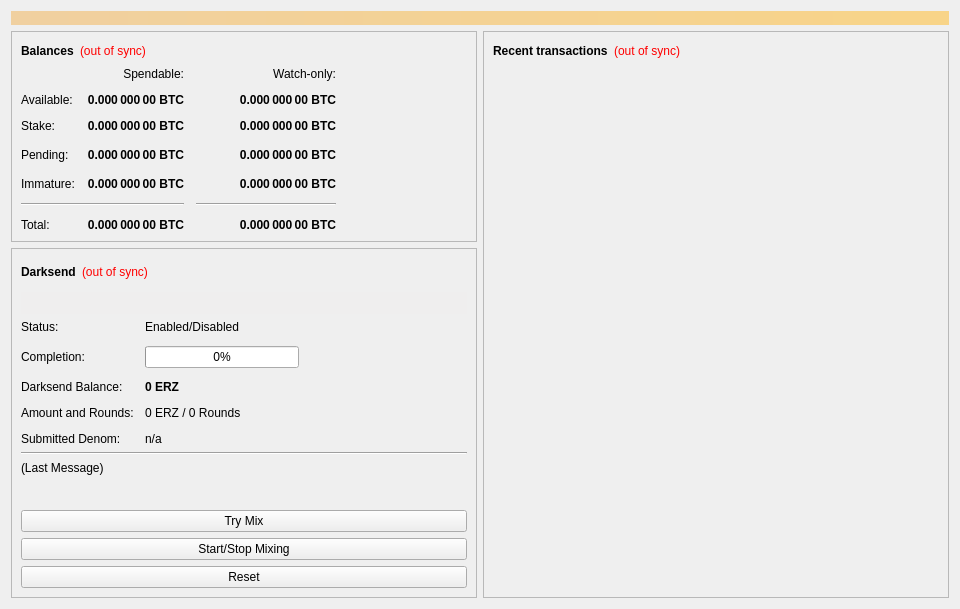
<?xml version="1.0" encoding="UTF-8"?>
<ui version="4.0">
 <class>OverviewPage</class>
 <widget class="QWidget" name="OverviewPage">
  <property name="geometry">
   <rect>
    <x>0</x>
    <y>0</y>
    <width>960</width>
    <height>594</height>
   </rect>
  </property>
  <property name="minimumSize">
   <size>
    <width>960</width>
    <height>0</height>
   </size>
  </property>
  <property name="windowTitle">
   <string>Form</string>
  </property>
  <layout class="QVBoxLayout" name="topLayout">
   <item>
    <widget class="QLabel" name="labelAlerts">
     <property name="visible">
      <bool>false</bool>
     </property>
     <property name="styleSheet">
      <string notr="true">background-color: qlineargradient(x1: 0, y1: 0, x2: 1, y2: 0, stop:0 #F0D0A0, stop:1 #F8D488); color:#000000;</string>
     </property>
     <property name="wordWrap">
      <bool>true</bool>
     </property>
     <property name="margin">
      <number>3</number>
     </property>
    </widget>
   </item>
   <item>
    <layout class="QHBoxLayout" name="horizontalLayout" stretch="1,1">
     <item>
      <layout class="QVBoxLayout" name="verticalLayout_2">
       <item>
        <widget class="QFrame" name="frame">
         <property name="frameShape">
          <enum>QFrame::StyledPanel</enum>
         </property>
         <property name="frameShadow">
          <enum>QFrame::Raised</enum>
         </property>
         <layout class="QVBoxLayout" name="verticalLayout_4">
          <item>
           <layout class="QHBoxLayout" name="horizontalLayout_4">
            <item>
             <widget class="QLabel" name="label_5">
              <property name="font">
               <font>
                <weight>75</weight>
                <bold>true</bold>
               </font>
              </property>
              <property name="text">
               <string>Balances</string>
              </property>
             </widget>
            </item>
            <item>
             <widget class="QLabel" name="labelWalletStatus">
              <property name="cursor">
               <cursorShape>WhatsThisCursor</cursorShape>
              </property>
              <property name="toolTip">
               <string>The displayed information may be out of date. Your wallet automatically synchronizes with the EarnzCoin network after a connection is established, but this process has not completed yet.</string>
              </property>
              <property name="styleSheet">
               <string notr="true">QLabel { color: red; }</string>
              </property>
              <property name="text">
               <string notr="true">(out of sync)</string>
              </property>
              <property name="alignment">
               <set>Qt::AlignLeading|Qt::AlignLeft|Qt::AlignVCenter</set>
              </property>
             </widget>
            </item>
            <item>
             <spacer name="horizontalSpacer_3">
              <property name="orientation">
               <enum>Qt::Horizontal</enum>
              </property>
              <property name="sizeHint" stdset="0">
               <size>
                <width>40</width>
                <height>20</height>
               </size>
              </property>
             </spacer>
            </item>
           </layout>
          </item>
          <item>
           <layout class="QGridLayout" name="gridLayout">
            <property name="spacing">
             <number>12</number>
            </property>
            <item row="3" column="2">
             <widget class="QLabel" name="labelWatchPending">
              <property name="font">
               <font>
                <weight>75</weight>
                <bold>true</bold>
               </font>
              </property>
              <property name="cursor">
               <cursorShape>IBeamCursor</cursorShape>
              </property>
              <property name="toolTip">
               <string>Unconfirmed transactions to watch-only addresses</string>
              </property>
              <property name="text">
               <string notr="true">0.000 000 00 BTC</string>
              </property>
              <property name="alignment">
               <set>Qt::AlignRight|Qt::AlignTrailing|Qt::AlignVCenter</set>
              </property>
              <property name="textInteractionFlags">
               <set>Qt::LinksAccessibleByMouse|Qt::TextSelectableByKeyboard|Qt::TextSelectableByMouse</set>
              </property>
             </widget>
            </item>
            <item row="3" column="1">
             <widget class="QLabel" name="labelUnconfirmed">
              <property name="font">
               <font>
                <weight>75</weight>
                <bold>true</bold>
               </font>
              </property>
              <property name="cursor">
               <cursorShape>IBeamCursor</cursorShape>
              </property>
              <property name="toolTip">
               <string>Total of transactions that have yet to be confirmed, and do not yet count toward the spendable balance</string>
              </property>
              <property name="text">
               <string notr="true">0.000 000 00 BTC</string>
              </property>
              <property name="alignment">
               <set>Qt::AlignRight|Qt::AlignTrailing|Qt::AlignVCenter</set>
              </property>
              <property name="textInteractionFlags">
               <set>Qt::LinksAccessibleByMouse|Qt::TextSelectableByKeyboard|Qt::TextSelectableByMouse</set>
              </property>
             </widget>
            </item>
            <item row="4" column="2">
             <widget class="QLabel" name="labelWatchImmature">
              <property name="font">
               <font>
                <weight>75</weight>
                <bold>true</bold>
               </font>
              </property>
              <property name="cursor">
               <cursorShape>IBeamCursor</cursorShape>
              </property>
              <property name="toolTip">
               <string>Mined balance in watch-only addresses that has not yet matured</string>
              </property>
              <property name="text">
               <string notr="true">0.000 000 00 BTC</string>
              </property>
              <property name="alignment">
               <set>Qt::AlignRight|Qt::AlignTrailing|Qt::AlignVCenter</set>
              </property>
              <property name="textInteractionFlags">
               <set>Qt::LinksAccessibleByMouse|Qt::TextSelectableByKeyboard|Qt::TextSelectableByMouse</set>
              </property>
             </widget>
            </item>
            <item row="5" column="0" colspan="2">
             <widget class="Line" name="lineSpendableBalance">
              <property name="orientation">
               <enum>Qt::Horizontal</enum>
              </property>
             </widget>
            </item>
            <item row="5" column="2">
             <widget class="Line" name="lineWatchBalance">
              <property name="sizePolicy">
               <sizepolicy hsizetype="Preferred" vsizetype="Fixed">
                <horstretch>0</horstretch>
                <verstretch>0</verstretch>
               </sizepolicy>
              </property>
              <property name="minimumSize">
               <size>
                <width>140</width>
                <height>0</height>
               </size>
              </property>
              <property name="orientation">
               <enum>Qt::Horizontal</enum>
              </property>
             </widget>
            </item>
            <item row="6" column="0">
             <widget class="QLabel" name="labelTotalText">
              <property name="text">
               <string>Total:</string>
              </property>
             </widget>
            </item>
            <item row="4" column="1">
             <widget class="QLabel" name="labelImmature">
              <property name="font">
               <font>
                <weight>75</weight>
                <bold>true</bold>
               </font>
              </property>
              <property name="cursor">
               <cursorShape>IBeamCursor</cursorShape>
              </property>
              <property name="toolTip">
               <string>Mined balance that has not yet matured</string>
              </property>
              <property name="text">
               <string notr="true">0.000 000 00 BTC</string>
              </property>
              <property name="alignment">
               <set>Qt::AlignRight|Qt::AlignTrailing|Qt::AlignVCenter</set>
              </property>
              <property name="textInteractionFlags">
               <set>Qt::LinksAccessibleByMouse|Qt::TextSelectableByKeyboard|Qt::TextSelectableByMouse</set>
              </property>
             </widget>
            </item>
            <item row="3" column="3">
             <spacer name="horizontalSpacer_2">
              <property name="orientation">
               <enum>Qt::Horizontal</enum>
              </property>
              <property name="sizeHint" stdset="0">
               <size>
                <width>40</width>
                <height>20</height>
               </size>
              </property>
             </spacer>
            </item>
            <item row="4" column="0">
             <widget class="QLabel" name="labelImmatureText">
              <property name="text">
               <string>Immature:</string>
              </property>
             </widget>
            </item>
            <item row="6" column="1">
             <widget class="QLabel" name="labelTotal">
              <property name="font">
               <font>
                <weight>75</weight>
                <bold>true</bold>
               </font>
              </property>
              <property name="cursor">
               <cursorShape>IBeamCursor</cursorShape>
              </property>
              <property name="toolTip">
               <string>Your current total balance</string>
              </property>
              <property name="text">
               <string notr="true">0.000 000 00 BTC</string>
              </property>
              <property name="alignment">
               <set>Qt::AlignRight|Qt::AlignTrailing|Qt::AlignVCenter</set>
              </property>
              <property name="textInteractionFlags">
               <set>Qt::LinksAccessibleByMouse|Qt::TextSelectableByKeyboard|Qt::TextSelectableByMouse</set>
              </property>
             </widget>
            </item>
            <item row="6" column="2">
             <widget class="QLabel" name="labelWatchTotal">
              <property name="font">
               <font>
                <weight>75</weight>
                <bold>true</bold>
               </font>
              </property>
              <property name="cursor">
               <cursorShape>IBeamCursor</cursorShape>
              </property>
              <property name="toolTip">
               <string>Current total balance in watch-only addresses</string>
              </property>
              <property name="text">
               <string notr="true">0.000 000 00 BTC</string>
              </property>
              <property name="alignment">
               <set>Qt::AlignRight|Qt::AlignTrailing|Qt::AlignVCenter</set>
              </property>
              <property name="textInteractionFlags">
               <set>Qt::LinksAccessibleByMouse|Qt::TextSelectableByKeyboard|Qt::TextSelectableByMouse</set>
              </property>
             </widget>
            </item>
            <item row="0" column="2">
             <widget class="QLabel" name="labelWatchonly">
              <property name="text">
               <string>Watch-only:</string>
              </property>
              <property name="alignment">
               <set>Qt::AlignRight|Qt::AlignTrailing|Qt::AlignVCenter</set>
              </property>
             </widget>
            </item>
            <item row="1" column="0">
             <widget class="QLabel" name="labelBalanceText">
              <property name="text">
               <string>Available:</string>
              </property>
             </widget>
            </item>
            <item row="1" column="1">
             <widget class="QLabel" name="labelBalance">
              <property name="font">
               <font>
                <weight>75</weight>
                <bold>true</bold>
               </font>
              </property>
              <property name="cursor">
               <cursorShape>IBeamCursor</cursorShape>
              </property>
              <property name="toolTip">
               <string>Your current spendable balance</string>
              </property>
              <property name="text">
               <string notr="true">0.000 000 00 BTC</string>
              </property>
              <property name="alignment">
               <set>Qt::AlignRight|Qt::AlignTrailing|Qt::AlignVCenter</set>
              </property>
              <property name="textInteractionFlags">
               <set>Qt::LinksAccessibleByMouse|Qt::TextSelectableByKeyboard|Qt::TextSelectableByMouse</set>
              </property>
             </widget>
            </item>
            <item row="2" column="0">
             <widget class="QLabel" name="label_10">
              <property name="text">
               <string>Stake:</string>
              </property>
             </widget>
            </item>
            <item row="2" column="1">
             <widget class="QLabel" name="labelStake">
              <property name="font">
               <font>
                <weight>75</weight>
                <bold>true</bold>
               </font>
              </property>
              <property name="cursor">
               <cursorShape>IBeamCursor</cursorShape>
              </property>
              <property name="toolTip">
               <string>Total of coins that was staked, and do not yet count toward the current balance</string>
              </property>
              <property name="text">
               <string notr="true">0.000 000 00 BTC</string>
              </property>
              <property name="alignment">
               <set>Qt::AlignRight|Qt::AlignTrailing|Qt::AlignVCenter</set>
              </property>
              <property name="textInteractionFlags">
               <set>Qt::LinksAccessibleByMouse|Qt::TextSelectableByKeyboard|Qt::TextSelectableByMouse</set>
              </property>
             </widget>
            </item>
            <item row="2" column="2">
             <widget class="QLabel" name="labelWatchStake">
              <property name="font">
               <font>
                <weight>75</weight>
                <bold>true</bold>
               </font>
              </property>
              <property name="cursor">
               <cursorShape>IBeamCursor</cursorShape>
              </property>
              <property name="toolTip">
               <string>Total of coins that was staked in watch-only addresses, and do not yet count toward the current watch-only balance</string>
              </property>
              <property name="text">
               <string notr="true">0.000 000 00 BTC</string>
              </property>
              <property name="alignment">
               <set>Qt::AlignRight|Qt::AlignTrailing|Qt::AlignVCenter</set>
              </property>
              <property name="textInteractionFlags">
               <set>Qt::LinksAccessibleByMouse|Qt::TextSelectableByKeyboard|Qt::TextSelectableByMouse</set>
              </property>
             </widget>
            </item>
            <item row="1" column="2">
             <widget class="QLabel" name="labelWatchAvailable">
              <property name="font">
               <font>
                <weight>75</weight>
                <bold>true</bold>
               </font>
              </property>
              <property name="cursor">
               <cursorShape>IBeamCursor</cursorShape>
              </property>
              <property name="toolTip">
               <string>Your current balance in watch-only addresses</string>
              </property>
              <property name="text">
               <string notr="true">0.000 000 00 BTC</string>
              </property>
              <property name="alignment">
               <set>Qt::AlignRight|Qt::AlignTrailing|Qt::AlignVCenter</set>
              </property>
              <property name="textInteractionFlags">
               <set>Qt::LinksAccessibleByMouse|Qt::TextSelectableByKeyboard|Qt::TextSelectableByMouse</set>
              </property>
             </widget>
            </item>
            <item row="3" column="0">
             <widget class="QLabel" name="labelPendingText">
              <property name="text">
               <string>Pending:</string>
              </property>
             </widget>
            </item>
            <item row="0" column="1">
             <widget class="QLabel" name="labelSpendable">
              <property name="text">
               <string>Spendable:</string>
              </property>
              <property name="alignment">
               <set>Qt::AlignRight|Qt::AlignTrailing|Qt::AlignVCenter</set>
              </property>
             </widget>
            </item>
           </layout>
          </item>
         </layout>
        </widget>
       </item>
       <item>
        <widget class="QFrame" name="frameDarksend">
         <property name="sizePolicy">
          <sizepolicy hsizetype="Expanding" vsizetype="Expanding">
           <horstretch>0</horstretch>
           <verstretch>0</verstretch>
          </sizepolicy>
         </property>
         <property name="minimumSize">
          <size>
           <width>0</width>
           <height>350</height>
          </size>
         </property>
         <property name="layoutDirection">
          <enum>Qt::LeftToRight</enum>
         </property>
         <property name="frameShape">
          <enum>QFrame::StyledPanel</enum>
         </property>
         <property name="frameShadow">
          <enum>QFrame::Raised</enum>
         </property>
         <layout class="QVBoxLayout" name="verticalLayout_5">
          <item>
           <layout class="QHBoxLayout" name="horizontalLayout_5">
            <item>
             <widget class="QLabel" name="label_2">
              <property name="font">
               <font>
                <weight>75</weight>
                <bold>true</bold>
               </font>
              </property>
              <property name="text">
               <string>Darksend</string>
              </property>
             </widget>
            </item>
            <item>
             <widget class="QLabel" name="labelDarksendSyncStatus">
              <property name="toolTip">
               <string>The displayed information may be out of date. Your wallet automatically synchronizes with the EarnzCoin network after a connection is established, but this process has not completed yet.</string>
              </property>
              <property name="styleSheet">
               <string notr="true">QLabel { color: red; }</string>
              </property>
              <property name="text">
               <string notr="true">(out of sync)</string>
              </property>
              <property name="alignment">
               <set>Qt::AlignLeading|Qt::AlignLeft|Qt::AlignVCenter</set>
              </property>
             </widget>
            </item>
            <item>
             <spacer name="horizontalSpacer_4">
              <property name="orientation">
               <enum>Qt::Horizontal</enum>
              </property>
              <property name="sizeHint" stdset="0">
               <size>
                <width>40</width>
                <height>20</height>
               </size>
              </property>
             </spacer>
            </item>
           </layout>
          </item>
          <item>
           <widget class="QPushButton" name="runAutoDenom">
            <property name="palette">
             <palette>
              <active>
               <colorrole role="WindowText">
                <brush brushstyle="SolidPattern">
                 <color alpha="255">
                  <red>0</red>
                  <green>0</green>
                  <blue>0</blue>
                 </color>
                </brush>
               </colorrole>
               <colorrole role="Button">
                <brush brushstyle="SolidPattern">
                 <color alpha="255">
                  <red>239</red>
                  <green>238</green>
                  <blue>238</blue>
                 </color>
                </brush>
               </colorrole>
               <colorrole role="Light">
                <brush brushstyle="SolidPattern">
                 <color alpha="255">
                  <red>255</red>
                  <green>255</green>
                  <blue>255</blue>
                 </color>
                </brush>
               </colorrole>
               <colorrole role="Midlight">
                <brush brushstyle="SolidPattern">
                 <color alpha="255">
                  <red>247</red>
                  <green>246</green>
                  <blue>246</blue>
                 </color>
                </brush>
               </colorrole>
               <colorrole role="Dark">
                <brush brushstyle="SolidPattern">
                 <color alpha="255">
                  <red>119</red>
                  <green>119</green>
                  <blue>119</blue>
                 </color>
                </brush>
               </colorrole>
               <colorrole role="Mid">
                <brush brushstyle="SolidPattern">
                 <color alpha="255">
                  <red>159</red>
                  <green>159</green>
                  <blue>159</blue>
                 </color>
                </brush>
               </colorrole>
               <colorrole role="Text">
                <brush brushstyle="SolidPattern">
                 <color alpha="255">
                  <red>0</red>
                  <green>0</green>
                  <blue>0</blue>
                 </color>
                </brush>
               </colorrole>
               <colorrole role="BrightText">
                <brush brushstyle="SolidPattern">
                 <color alpha="255">
                  <red>255</red>
                  <green>255</green>
                  <blue>255</blue>
                 </color>
                </brush>
               </colorrole>
               <colorrole role="ButtonText">
                <brush brushstyle="SolidPattern">
                 <color alpha="255">
                  <red>0</red>
                  <green>0</green>
                  <blue>0</blue>
                 </color>
                </brush>
               </colorrole>
               <colorrole role="Base">
                <brush brushstyle="SolidPattern">
                 <color alpha="255">
                  <red>255</red>
                  <green>255</green>
                  <blue>255</blue>
                 </color>
                </brush>
               </colorrole>
               <colorrole role="Window">
                <brush brushstyle="SolidPattern">
                 <color alpha="255">
                  <red>239</red>
                  <green>238</green>
                  <blue>238</blue>
                 </color>
                </brush>
               </colorrole>
               <colorrole role="Shadow">
                <brush brushstyle="SolidPattern">
                 <color alpha="255">
                  <red>0</red>
                  <green>0</green>
                  <blue>0</blue>
                 </color>
                </brush>
               </colorrole>
               <colorrole role="AlternateBase">
                <brush brushstyle="SolidPattern">
                 <color alpha="255">
                  <red>247</red>
                  <green>246</green>
                  <blue>246</blue>
                 </color>
                </brush>
               </colorrole>
               <colorrole role="ToolTipBase">
                <brush brushstyle="SolidPattern">
                 <color alpha="255">
                  <red>255</red>
                  <green>255</green>
                  <blue>220</blue>
                 </color>
                </brush>
               </colorrole>
               <colorrole role="ToolTipText">
                <brush brushstyle="SolidPattern">
                 <color alpha="255">
                  <red>0</red>
                  <green>0</green>
                  <blue>0</blue>
                 </color>
                </brush>
               </colorrole>
              </active>
              <inactive>
               <colorrole role="WindowText">
                <brush brushstyle="SolidPattern">
                 <color alpha="255">
                  <red>0</red>
                  <green>0</green>
                  <blue>0</blue>
                 </color>
                </brush>
               </colorrole>
               <colorrole role="Button">
                <brush brushstyle="SolidPattern">
                 <color alpha="255">
                  <red>239</red>
                  <green>238</green>
                  <blue>238</blue>
                 </color>
                </brush>
               </colorrole>
               <colorrole role="Light">
                <brush brushstyle="SolidPattern">
                 <color alpha="255">
                  <red>255</red>
                  <green>255</green>
                  <blue>255</blue>
                 </color>
                </brush>
               </colorrole>
               <colorrole role="Midlight">
                <brush brushstyle="SolidPattern">
                 <color alpha="255">
                  <red>247</red>
                  <green>246</green>
                  <blue>246</blue>
                 </color>
                </brush>
               </colorrole>
               <colorrole role="Dark">
                <brush brushstyle="SolidPattern">
                 <color alpha="255">
                  <red>119</red>
                  <green>119</green>
                  <blue>119</blue>
                 </color>
                </brush>
               </colorrole>
               <colorrole role="Mid">
                <brush brushstyle="SolidPattern">
                 <color alpha="255">
                  <red>159</red>
                  <green>159</green>
                  <blue>159</blue>
                 </color>
                </brush>
               </colorrole>
               <colorrole role="Text">
                <brush brushstyle="SolidPattern">
                 <color alpha="255">
                  <red>0</red>
                  <green>0</green>
                  <blue>0</blue>
                 </color>
                </brush>
               </colorrole>
               <colorrole role="BrightText">
                <brush brushstyle="SolidPattern">
                 <color alpha="255">
                  <red>255</red>
                  <green>255</green>
                  <blue>255</blue>
                 </color>
                </brush>
               </colorrole>
               <colorrole role="ButtonText">
                <brush brushstyle="SolidPattern">
                 <color alpha="255">
                  <red>0</red>
                  <green>0</green>
                  <blue>0</blue>
                 </color>
                </brush>
               </colorrole>
               <colorrole role="Base">
                <brush brushstyle="SolidPattern">
                 <color alpha="255">
                  <red>255</red>
                  <green>255</green>
                  <blue>255</blue>
                 </color>
                </brush>
               </colorrole>
               <colorrole role="Window">
                <brush brushstyle="SolidPattern">
                 <color alpha="255">
                  <red>239</red>
                  <green>238</green>
                  <blue>238</blue>
                 </color>
                </brush>
               </colorrole>
               <colorrole role="Shadow">
                <brush brushstyle="SolidPattern">
                 <color alpha="255">
                  <red>0</red>
                  <green>0</green>
                  <blue>0</blue>
                 </color>
                </brush>
               </colorrole>
               <colorrole role="AlternateBase">
                <brush brushstyle="SolidPattern">
                 <color alpha="255">
                  <red>247</red>
                  <green>246</green>
                  <blue>246</blue>
                 </color>
                </brush>
               </colorrole>
               <colorrole role="ToolTipBase">
                <brush brushstyle="SolidPattern">
                 <color alpha="255">
                  <red>255</red>
                  <green>255</green>
                  <blue>220</blue>
                 </color>
                </brush>
               </colorrole>
               <colorrole role="ToolTipText">
                <brush brushstyle="SolidPattern">
                 <color alpha="255">
                  <red>0</red>
                  <green>0</green>
                  <blue>0</blue>
                 </color>
                </brush>
               </colorrole>
              </inactive>
              <disabled>
               <colorrole role="WindowText">
                <brush brushstyle="SolidPattern">
                 <color alpha="255">
                  <red>119</red>
                  <green>119</green>
                  <blue>119</blue>
                 </color>
                </brush>
               </colorrole>
               <colorrole role="Button">
                <brush brushstyle="SolidPattern">
                 <color alpha="255">
                  <red>239</red>
                  <green>238</green>
                  <blue>238</blue>
                 </color>
                </brush>
               </colorrole>
               <colorrole role="Light">
                <brush brushstyle="SolidPattern">
                 <color alpha="255">
                  <red>255</red>
                  <green>255</green>
                  <blue>255</blue>
                 </color>
                </brush>
               </colorrole>
               <colorrole role="Midlight">
                <brush brushstyle="SolidPattern">
                 <color alpha="255">
                  <red>247</red>
                  <green>246</green>
                  <blue>246</blue>
                 </color>
                </brush>
               </colorrole>
               <colorrole role="Dark">
                <brush brushstyle="SolidPattern">
                 <color alpha="255">
                  <red>119</red>
                  <green>119</green>
                  <blue>119</blue>
                 </color>
                </brush>
               </colorrole>
               <colorrole role="Mid">
                <brush brushstyle="SolidPattern">
                 <color alpha="255">
                  <red>159</red>
                  <green>159</green>
                  <blue>159</blue>
                 </color>
                </brush>
               </colorrole>
               <colorrole role="Text">
                <brush brushstyle="SolidPattern">
                 <color alpha="255">
                  <red>119</red>
                  <green>119</green>
                  <blue>119</blue>
                 </color>
                </brush>
               </colorrole>
               <colorrole role="BrightText">
                <brush brushstyle="SolidPattern">
                 <color alpha="255">
                  <red>255</red>
                  <green>255</green>
                  <blue>255</blue>
                 </color>
                </brush>
               </colorrole>
               <colorrole role="ButtonText">
                <brush brushstyle="SolidPattern">
                 <color alpha="255">
                  <red>119</red>
                  <green>119</green>
                  <blue>119</blue>
                 </color>
                </brush>
               </colorrole>
               <colorrole role="Base">
                <brush brushstyle="SolidPattern">
                 <color alpha="255">
                  <red>239</red>
                  <green>238</green>
                  <blue>238</blue>
                 </color>
                </brush>
               </colorrole>
               <colorrole role="Window">
                <brush brushstyle="SolidPattern">
                 <color alpha="255">
                  <red>239</red>
                  <green>238</green>
                  <blue>238</blue>
                 </color>
                </brush>
               </colorrole>
               <colorrole role="Shadow">
                <brush brushstyle="SolidPattern">
                 <color alpha="255">
                  <red>0</red>
                  <green>0</green>
                  <blue>0</blue>
                 </color>
                </brush>
               </colorrole>
               <colorrole role="AlternateBase">
                <brush brushstyle="SolidPattern">
                 <color alpha="255">
                  <red>239</red>
                  <green>238</green>
                  <blue>238</blue>
                 </color>
                </brush>
               </colorrole>
               <colorrole role="ToolTipBase">
                <brush brushstyle="SolidPattern">
                 <color alpha="255">
                  <red>255</red>
                  <green>255</green>
                  <blue>220</blue>
                 </color>
                </brush>
               </colorrole>
               <colorrole role="ToolTipText">
                <brush brushstyle="SolidPattern">
                 <color alpha="255">
                  <red>0</red>
                  <green>0</green>
                  <blue>0</blue>
                 </color>
                </brush>
               </colorrole>
              </disabled>
             </palette>
            </property>
            <property name="focusPolicy">
             <enum>Qt::NoFocus</enum>
            </property>
            <property name="autoFillBackground">
             <bool>true</bool>
            </property>
            <property name="text">
             <string/>
            </property>
            <property name="flat">
             <bool>true</bool>
            </property>
           </widget>
          </item>
          <item>
           <layout class="QFormLayout" name="formLayout">
            <property name="fieldGrowthPolicy">
             <enum>QFormLayout::AllNonFixedFieldsGrow</enum>
            </property>
            <property name="horizontalSpacing">
             <number>11</number>
            </property>
            <property name="verticalSpacing">
             <number>12</number>
            </property>
            <item row="0" column="0">
             <widget class="QLabel" name="label_6">
              <property name="text">
               <string>Status:</string>
              </property>
             </widget>
            </item>
            <item row="1" column="0">
             <widget class="QLabel" name="label_7">
              <property name="text">
               <string>Completion:</string>
              </property>
             </widget>
            </item>
            <item row="1" column="1">
             <widget class="QProgressBar" name="darksendProgress">
              <property name="maximumSize">
               <size>
                <width>154</width>
                <height>16777215</height>
               </size>
              </property>
              <property name="value">
               <number>0</number>
              </property>
             </widget>
            </item>
            <item row="3" column="0">
             <widget class="QLabel" name="labelAnonymizedText">
              <property name="text">
               <string>Darksend Balance:</string>
              </property>
             </widget>
            </item>
            <item row="3" column="1">
             <widget class="QLabel" name="labelAnonymized">
              <property name="font">
               <font>
                <weight>75</weight>
                <bold>true</bold>
               </font>
              </property>
              <property name="text">
               <string notr="true">0 ERZ</string>
              </property>
             </widget>
            </item>
            <item row="4" column="0">
             <widget class="QLabel" name="label_8">
              <property name="text">
               <string>Amount and Rounds:</string>
              </property>
             </widget>
            </item>
            <item row="4" column="1">
             <widget class="QLabel" name="labelAmountRounds">
              <property name="text">
               <string>0 ERZ / 0 Rounds</string>
              </property>
             </widget>
            </item>
            <item row="5" column="0">
             <widget class="QLabel" name="label_9">
              <property name="text">
               <string>Submitted Denom:</string>
              </property>
             </widget>
            </item>
            <item row="5" column="1">
             <widget class="QLabel" name="labelSubmittedDenom">
              <property name="toolTip">
               <string>The denominations you submitted to the Masternode.&lt;br&gt;To mix, other users must submit the exact same denominations.</string>
              </property>
              <property name="text">
               <string>n/a</string>
              </property>
             </widget>
            </item>
            <item row="0" column="1">
             <widget class="QLabel" name="darksendEnabled">
              <property name="text">
               <string>Enabled/Disabled</string>
              </property>
             </widget>
            </item>
           </layout>
          </item>
          <item>
           <widget class="Line" name="lineLastMessage">
            <property name="orientation">
             <enum>Qt::Horizontal</enum>
            </property>
           </widget>
          </item>
          <item>
           <widget class="QLabel" name="darksendStatus">
            <property name="minimumSize">
             <size>
              <width>288</width>
              <height>43</height>
             </size>
            </property>
            <property name="text">
             <string>(Last Message)</string>
            </property>
            <property name="alignment">
             <set>Qt::AlignLeading|Qt::AlignLeft|Qt::AlignTop</set>
            </property>
            <property name="wordWrap">
             <bool>true</bool>
            </property>
           </widget>
          </item>
          <item>
           <widget class="QPushButton" name="darksendAuto">
            <property name="sizePolicy">
             <sizepolicy hsizetype="MinimumExpanding" vsizetype="Fixed">
              <horstretch>0</horstretch>
              <verstretch>0</verstretch>
             </sizepolicy>
            </property>
            <property name="toolTip">
             <string>Try to manually submit a Darksend request.</string>
            </property>
            <property name="text">
             <string>Try Mix</string>
            </property>
           </widget>
          </item>
          <item>
           <widget class="QPushButton" name="toggleDarksend">
            <property name="sizePolicy">
             <sizepolicy hsizetype="MinimumExpanding" vsizetype="Fixed">
              <horstretch>0</horstretch>
              <verstretch>0</verstretch>
             </sizepolicy>
            </property>
            <property name="text">
             <string>Start/Stop Mixing</string>
            </property>
           </widget>
          </item>
          <item>
           <widget class="QPushButton" name="darksendReset">
            <property name="sizePolicy">
             <sizepolicy hsizetype="MinimumExpanding" vsizetype="Fixed">
              <horstretch>0</horstretch>
              <verstretch>0</verstretch>
             </sizepolicy>
            </property>
            <property name="toolTip">
             <string>Reset the current status of Darksend (can interrupt Darksend if it's in the process of Mixing, which can cost you money!)</string>
            </property>
            <property name="autoFillBackground">
             <bool>false</bool>
            </property>
            <property name="text">
             <string>Reset</string>
            </property>
           </widget>
          </item>
         </layout>
        </widget>
       </item>
       <item>
        <spacer name="verticalSpacer">
         <property name="orientation">
          <enum>Qt::Vertical</enum>
         </property>
         <property name="sizeHint" stdset="0">
          <size>
           <width>20</width>
           <height>40</height>
          </size>
         </property>
        </spacer>
       </item>
      </layout>
     </item>
     <item>
      <layout class="QVBoxLayout" name="verticalLayout_3">
       <item>
        <widget class="QFrame" name="frame_2">
         <property name="frameShape">
          <enum>QFrame::StyledPanel</enum>
         </property>
         <property name="frameShadow">
          <enum>QFrame::Raised</enum>
         </property>
         <layout class="QVBoxLayout" name="verticalLayout">
          <item>
           <layout class="QHBoxLayout" name="horizontalLayout_2">
            <item>
             <widget class="QLabel" name="label_4">
              <property name="font">
               <font>
                <weight>75</weight>
                <bold>true</bold>
               </font>
              </property>
              <property name="text">
               <string>Recent transactions</string>
              </property>
             </widget>
            </item>
            <item>
             <widget class="QLabel" name="labelTransactionsStatus">
              <property name="cursor">
               <cursorShape>WhatsThisCursor</cursorShape>
              </property>
              <property name="toolTip">
               <string>The displayed information may be out of date. Your wallet automatically synchronizes with the EarnzCoin network after a connection is established, but this process has not completed yet.</string>
              </property>
              <property name="styleSheet">
               <string notr="true">QLabel { color: red; }</string>
              </property>
              <property name="text">
               <string notr="true">(out of sync)</string>
              </property>
              <property name="alignment">
               <set>Qt::AlignRight|Qt::AlignTrailing|Qt::AlignVCenter</set>
              </property>
             </widget>
            </item>
            <item>
             <spacer name="horizontalSpacer">
              <property name="orientation">
               <enum>Qt::Horizontal</enum>
              </property>
              <property name="sizeHint" stdset="0">
               <size>
                <width>40</width>
                <height>20</height>
               </size>
              </property>
             </spacer>
            </item>
           </layout>
          </item>
          <item>
           <widget class="QListView" name="listTransactions">
            <property name="styleSheet">
             <string notr="true">QListView { background: transparent; }</string>
            </property>
            <property name="frameShape">
             <enum>QFrame::NoFrame</enum>
            </property>
            <property name="verticalScrollBarPolicy">
             <enum>Qt::ScrollBarAlwaysOff</enum>
            </property>
            <property name="horizontalScrollBarPolicy">
             <enum>Qt::ScrollBarAlwaysOff</enum>
            </property>
            <property name="selectionMode">
             <enum>QAbstractItemView::NoSelection</enum>
            </property>
           </widget>
          </item>
         </layout>
        </widget>
       </item>
      </layout>
     </item>
    </layout>
   </item>
  </layout>
 </widget>
 <resources/>
 <connections/>
</ui>
